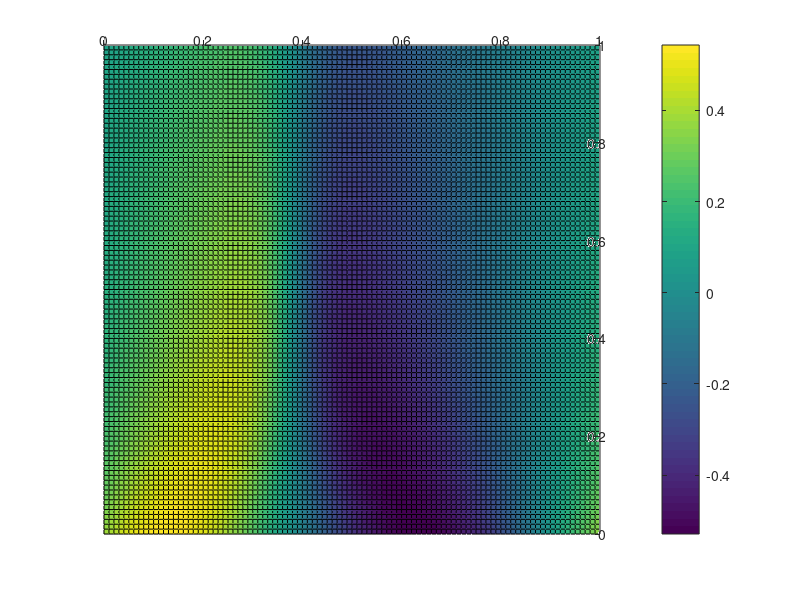

This figure's MATLAB source:
load Bur_Train.mat x tT Burg_train Param
parameter = Param{1} % Burg P*t: row: Position; Column: Time

surf(tT,x,Burg_train{1}), 
view([90,-90])
colorbar